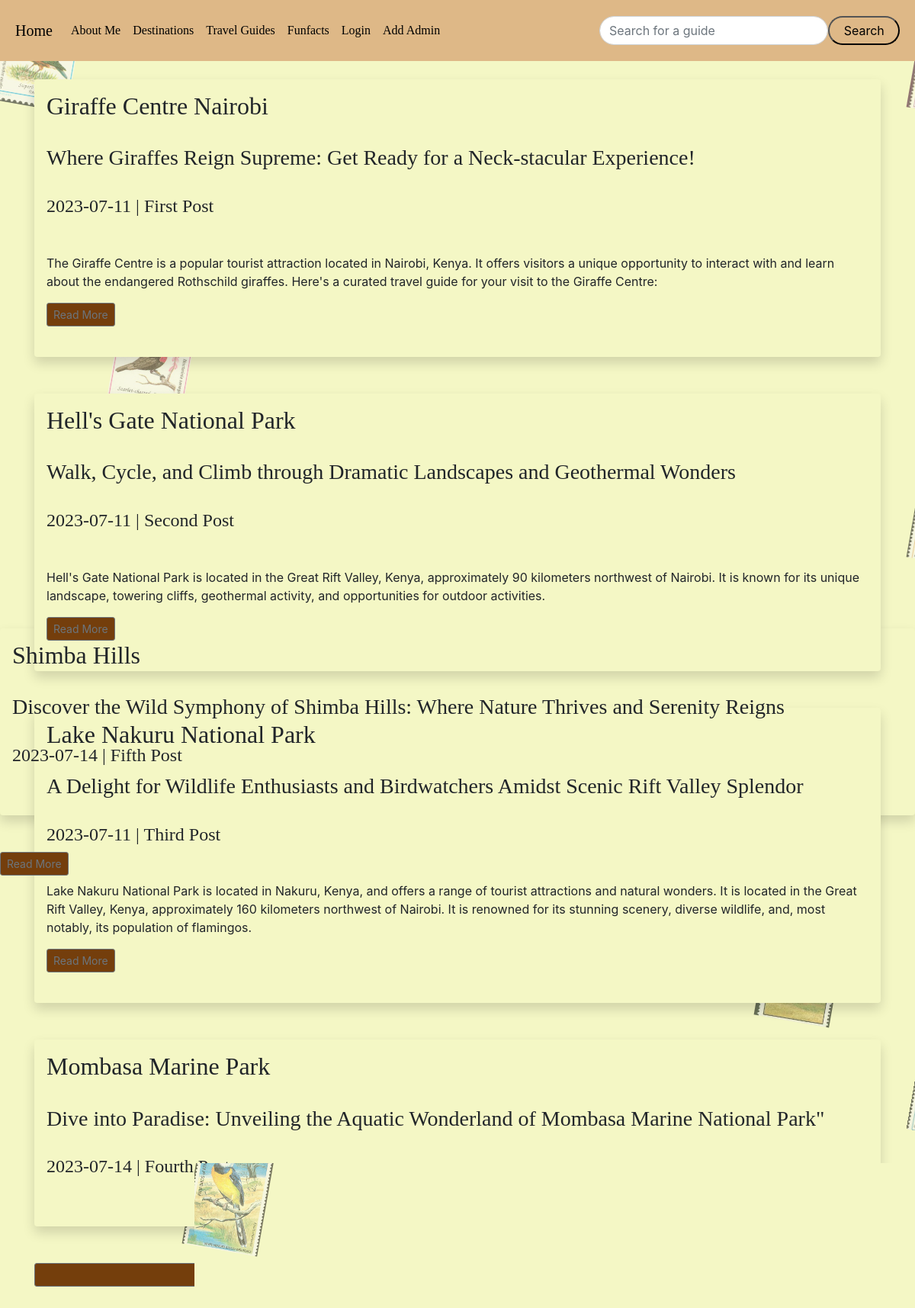
The page /posts on the database its author committed.
### app.py (models this page shows)
class Posts(db.Model):
    __tablename__ = 'posts'
    id = db.Column(db.Integer, primary_key=True)
    title = db.Column(db.String(200), nullable=False)
    subtitle = db.Column(db.String(200), nullable=False)
    date_posted = db.Column(db.Date, default=date.today)
    content = db.Column(db.Text, nullable=False)
    slug = db.Column(db.String(200), nullable=False)
    latitude = db.Column(db.Float, nullable=False)
    longitude = db.Column(db.Float, nullable=False)

### app.py (the view)
@app.route('/posts')
def posts():
    posts = Posts.query.order_by(Posts.date_posted)
    return render_template("posts.html", posts=posts)

### app.py
class SearchForm(FlaskForm):
    searched = StringField("Searched", validators=[DataRequired()])
    submit = SubmitField("Search")

### app.py (called while the page is built)
@app.context_processor
def base():
    form = SearchForm()
    return dict(form=form)

### templates/posts.html (shortened to what this page needs)
{% extends 'base.html' %}
{% block content %}
<h1 style="font-family: Papyrus;" >Travel Guides</h1>
<br/>
<div class="stamp-container">
    <img src="/static/images/stamps20.jpg" alt="Stamp 1" class="stamp" />
    <img src="/static/images/stamps14.jpg" alt="Stamp 9" class="stamp" />
    <img src="/static/images/stamps2.jpg" alt="Stamp 10" class="stamp" />
    <img src="/static/images/stamps18.jpg" alt="Stamp 11" class="stamp" />
</div>
{% for post in posts %}
<div class="shadow p-3 mb-5 bg-body rounded" style="background: #f4f7c5;" >
    <h2 style="font-family: Papyrus;">{{ post.title }}</h2><br/>
    <h3 style="font-family: Papyrus;">{{ post.subtitle }}</h3><br/>
    <h4 style="font-family: Papyrus;">{{ post.date_posted }} | {{ post.slug }}</h4><br/>
    <p style="font-family: Papyrus;">{{ post.content.split('\n')[0] | safe }}</p>
    {% if post.content.split('\n')|length > 1 %}
        <a href="{{ url_for('post', id=post.id) }}" "javascript:void(0);" onclick="toggleContent('post{{ post.id }}')" class="btn btn-outline-secondary btn-sm" style="background-color: #743e0c;">Read More</a>
    {% endif %}
    <br/><br/>
</div>
{% endfor %}
{% endblock %}

### static/styles.css (style rules this page uses)
body, html { margin: 0; padding: 0; }
img { width: 100%; height: 100%; object-fit: cover; }
h2 { font-family: Papyrus; }
body { background-color: #f4f7c5; }

### templates/posts.html (style rules this page uses)
.stamp-container { position: fixed; top: 0; left: 0; right: 0; bottom: 0; pointer-events: none; z-index: -1; }
.stamp { position: absolute; width: 100px; height: 140px; opacity: 0.6; pointer-events: none; transform: rotate(10deg); }
.stamp:nth-child(1) { top: 600px; left: 1200px; }
.stamp:nth-child(9) { top: 400px; left: 150px; }
.stamp:nth-child(10) { top: 10px; left: 1200px; }
.stamp:nth-child(11) { top: 1350px; left: 1200px; }

### rows shown on the page
Posts: title "Giraffe Centre Nairobi", subtitle "Where Giraffes Reign Supreme: Get Ready for a Neck-stacular Experience!", date_posted "2023-07-11", slug "First Post", content "The Giraffe Centre is a popular tourist attraction located in Nairobi, Kenya. It offers visitors a unique opportunity to interact with and learn about the endangered Rothschild giraffes. Here's a curated travel guide for your visit to the Giraffe Centre:"
Posts: title "Hell's Gate National Park", subtitle "Walk, Cycle, and Climb through Dramatic Landscapes and Geothermal Wonders", date_posted "2023-07-11", slug "Second Post", content "Hell's Gate National Park is located in the Great Rift Valley, Kenya, approximately 90 kilometers northwest of Nairobi. It is known for its unique landscape, towering cliffs, geothermal activity, and opportunities for outdoor activities."
Posts: title "Lake Nakuru National Park", subtitle "A Delight for Wildlife Enthusiasts and Birdwatchers Amidst Scenic Rift Valley Splendor", date_posted "2023-07-11", slug "Third Post", content "Lake Nakuru National Park is located in Nakuru, Kenya, and offers a range of tourist attractions and natural wonders. It is located in the Great Rift Valley, Kenya, approximately 160 kilometers northwest of Nairobi. It is renowned for its stunning scenery, diverse wildlife, and, most notably, its population of flamingos."
Posts: title "Mombasa Marine Park", subtitle "Dive into Paradise: Unveiling the Aquatic Wonderland of Mombasa Marine National Park\"", date_posted "2023-07-14", slug "Fourth Post"
Posts: title "Shimba Hills", subtitle "Discover the Wild Symphony of Shimba Hills: Where Nature Thrives and Serenity Reigns", date_posted "2023-07-14", slug "Fifth Post"
